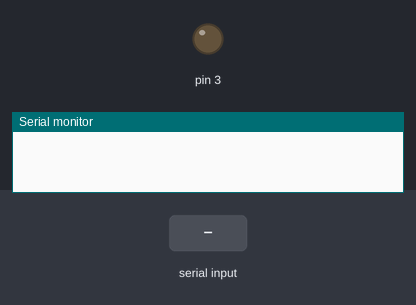
Bench run of a sketch on a simulated Arduino Uno, built with avr-gcc and run on an emulated ATmega328P. On the bench: output pins drawn as LEDs (lit = HIGH), the last lines printed to the serial monitor. The inputs (shaded band) are chosen by the test bench.

Above: at 1.2 s.
1.3 s: "1" received over Serial
At 2.5 s:
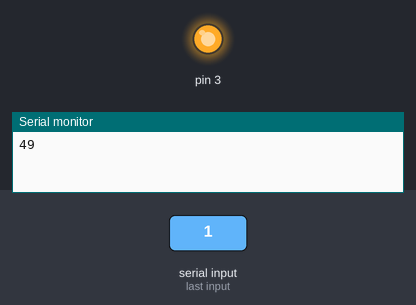
2.8 s: "0" received over Serial
At 3.8 s:
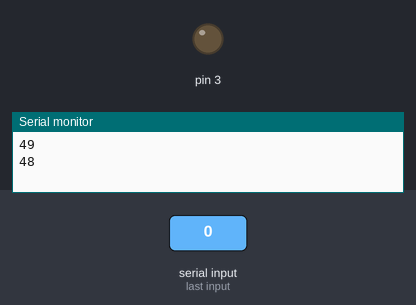
Timing chart, 0 to 5.8 s (numbered marks = the images above; inputs shaded):
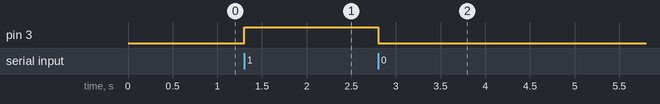

The sketch:

CodigoDoArduinoPorUSB.ino
```cpp
int leitura;

void setup() {
  Serial.begin(9600);
  pinMode(3, OUTPUT);
}

void loop() {
  if (Serial.available() > 0){
    leitura = Serial.read();
     if(leitura == 49){
      digitalWrite(3, HIGH);
    }
    else if(leitura == 48){
      digitalWrite(3, LOW);
    }
    Serial.println(leitura);
    }
}
```

Measured:
- after the input at 1.3 s, pin 3: LOW → HIGH at once
- after the input at 2.8 s, pin 3: HIGH → LOW at once
